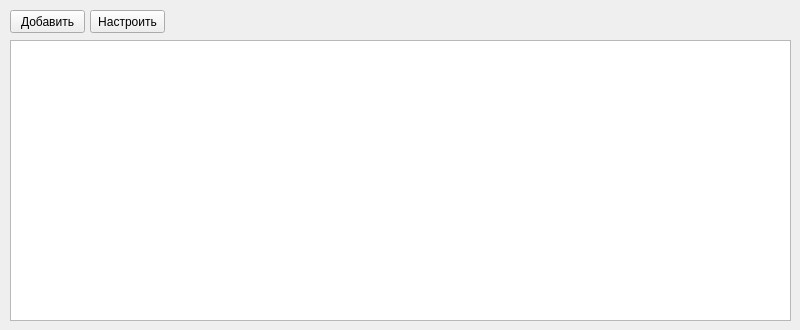
<?xml version="1.0" encoding="UTF-8"?>
<ui version="4.0">
 <class>Form</class>
 <widget class="QWidget" name="Form">
  <property name="geometry">
   <rect>
    <x>0</x>
    <y>0</y>
    <width>800</width>
    <height>330</height>
   </rect>
  </property>
  <property name="windowTitle">
   <string>Кофе</string>
  </property>
  <widget class="QTableWidget" name="tableWidget">
   <property name="geometry">
    <rect>
     <x>10</x>
     <y>40</y>
     <width>781</width>
     <height>281</height>
    </rect>
   </property>
  </widget>
  <widget class="QPushButton" name="AddBtn">
   <property name="geometry">
    <rect>
     <x>10</x>
     <y>10</y>
     <width>75</width>
     <height>23</height>
    </rect>
   </property>
   <property name="text">
    <string>Добавить</string>
   </property>
  </widget>
  <widget class="QPushButton" name="EditBtn">
   <property name="geometry">
    <rect>
     <x>90</x>
     <y>10</y>
     <width>75</width>
     <height>23</height>
    </rect>
   </property>
   <property name="text">
    <string>Настроить</string>
   </property>
  </widget>
  <widget class="QLabel" name="label">
   <property name="geometry">
    <rect>
     <x>170</x>
     <y>15</y>
     <width>47</width>
     <height>13</height>
    </rect>
   </property>
   <property name="text">
    <string/>
   </property>
  </widget>
 </widget>
 <resources/>
 <connections/>
</ui>
